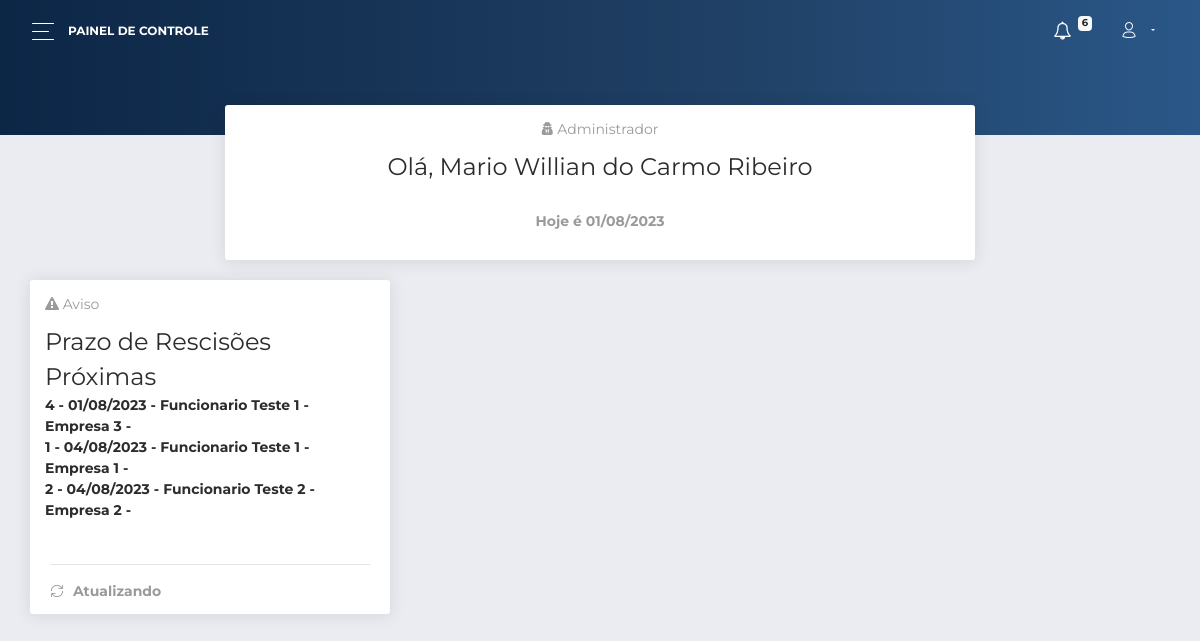
Page /painel/painel_de_controle.php (signed in) on the committed database.
### tables this page shows
CREATE TABLE IF NOT EXISTS `recisoes` (
  `id` INT NOT NULL AUTO_INCREMENT,
  `exame_demissional` VARCHAR(45) NOT NULL,
  `tipo` VARCHAR(15) NOT NULL,
  `data_inicio_aviso` DATE NOT NULL,
  `data_fim_aviso` DATE NOT NULL,
  `motivo` VARCHAR(45) NOT NULL,
  `observacao` TEXT NOT NULL,
  `status` VARCHAR(15) NOT NULL,
  `data_criacao` DATETIME NOT NULL,
  `funcionarios_id` INT NOT NULL,
  `empresas_id` INT NOT NULL,
  PRIMARY KEY (`id`),
  INDEX `fk_recisoes_funcionarios1_idx` (`funcionarios_id` ASC),
  INDEX `fk_recisoes_empresas1_idx` (`empresas_id` ASC),
  CONSTRAINT `fk_recisoes_funcionarios1`
    FOREIGN KEY (`funcionarios_id`)
    REFERENCES `funcionarios` (`id`)
    ON DELETE NO ACTION
    ON UPDATE NO ACTION,
  CONSTRAINT `fk_recisoes_empresas1`
    FOREIGN KEY (`empresas_id`)
    REFERENCES `empresas` (`id`)
    ON DELETE NO ACTION
    ON UPDATE NO ACTION);

### complements/inicio_php.php (called while the page is built, shortened)
<?php
if (!isset($_SESSION["id_usuario_login"])) {
	header("location:../");
}else{
include_once '../classes/conexao_bd.php';
$pesquisa_notificacao = "SELECT count(id) FROM logs where usuarios_id =".$_SESSION["id_usuario_login"]['id']." AND status = 'Ativo' ORDER BY data_criacao DESC LIMIT 30;";
$resultado_notificacao = mysqli_query($conn, $pesquisa_notificacao);
$row_notificacao = mysqli_fetch_assoc($resultado_notificacao);
}

### painel/painel_de_controle.php (the view, shortened to what this page needs)
<?php
include_once "../complements/inicio_php.php";
require "../complements/begin_page.php";
$pesquisa_recisoes = "SELECT * FROM acessos_recisoes WHERE usuarios_id =".$_SESSION["id_usuario_login"]['id']." AND data_fim_aviso >= '".date('Y-m-d')."' order by data_fim_aviso limit 5;";
$resultado_recisoes = mysqli_query($conn, $pesquisa_recisoes);
?>
<body class="user-profile">
  <div class="wrapper ">
    <div class="main-panel" id="main-panel">
      <nav class="navbar navbar-expand-lg navbar-transparent  bg-primary  navbar-absolute">
        <div class="container-fluid">
          <div class="navbar-wrapper">
            <div class="navbar-toggle">
              <button type="button" class="navbar-toggler">
                <span class="navbar-toggler-bar bar1"></span>
                <span class="navbar-toggler-bar bar2"></span>
                <span class="navbar-toggler-bar bar3"></span>
              </button>
            </div>
            <a class="navbar-brand">Painel de Controle</a>
          </div>
          <div class="collapse navbar-collapse justify-content-end" id="navigation">
            <ul class="navbar-nav">
              <li class="nav-item dropdown">
                <a href="notificacoes.php" class="nav-link">
                  <i class="fa fa-bell-o"></i>
                  <p>
                    <span class="badge badge-light"><?php echo $row_notificacao['count(id)']; ?></span>
                  </p>
                </a>
              </li>
              <li style="cursor: pointer;" class="nav-item dropdown">
                <a class="nav-link dropdown-toggle" id="navbarDropdownMenuLink" data-toggle="dropdown" aria-haspopup="true" aria-expanded="false">
                  <i class="now-ui-icons users_single-02"></i>
                </a>
              </li>
            </ul>
          </div>
        </div>
      </nav>
      <div class="panel-header panel-header-sm">
      </div>
      <div class="content">
        <div class="row"><div class="col-lg-2"></div>
          <div class="col-lg-8">
            <div class="card card-chart"><center>
              <div class="card-header">
                <h5 class="card-category"><i class="fa fa-user-secret"></i> Administrador</h5>
                <h4 class="card-title">Olá,  <?php echo $_SESSION["id_usuario_login"]['nome_completo'] ?></h4>
              </div>
              <div class="card-footer ">
                <div class="stats">
                  <p>Hoje é <?php echo date("d/m/Y"); ?> </p>
                </div>
              </div>
            </div>
          </div>
        </div>
        <div class="row">
          <div class="col-lg-4">
            <div class="card card-chart">
              <div class="card-header">
                <h5 class="card-category"><i class="fa fa-exclamation-triangle"></i> Aviso</h5>
                <h4 class="card-title">Prazo de Rescisões Próximas</h4>
                <div class="chart" id="graficoVendedor">
                <?php  while ($row_recisoes = mysqli_fetch_assoc($resultado_recisoes)){ ?>
                  <?php echo $row_recisoes['id']." - ".date("d/m/Y", strtotime($row_recisoes['data_fim_aviso']))." - ".$row_recisoes['funcionario_nome_completo']." - ".$row_recisoes['empresa_nome_loja'];?> -  <br>
                <?php } ?>
                </div>
              </div>
              <div class="card-footer ">
                <hr>
                <div class="stats">
                  <i class="now-ui-icons loader_refresh spin"></i> Atualizando
                </div>
              </div>
            </div>
          </div>
   </div>
</body>
</html>

### painel/assets/css/style.css (style rules this page uses)
.badge { font-size: 10px; position: relative; top: -8px; left: -1px; }

### rows in the picture
recisoes: id "4", data_fim_aviso "01/08/2023", funcionario_nome_completo "Funcionario Teste 1", empresa_nome_loja "Empresa 3"
recisoes: id "1", data_fim_aviso "04/08/2023", funcionario_nome_completo "Funcionario Teste 1", empresa_nome_loja "Empresa 1"
recisoes: id "2", data_fim_aviso "04/08/2023", funcionario_nome_completo "Funcionario Teste 2", empresa_nome_loja "Empresa 2"

### other values in the picture
$row_notificacao['count(id)'] "6"
$_SESSION["id_usuario_login"]['nome_completo'] "Mario Willian do Carmo Ribeiro"
